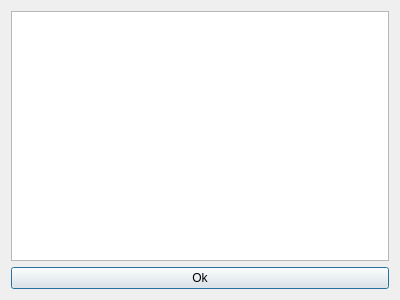
<?xml version="1.0" encoding="UTF-8"?>
<ui version="4.0">
 <class>TotalDetailsDialog</class>
 <widget class="QDialog" name="TotalDetailsDialog">
  <property name="geometry">
   <rect>
    <x>0</x>
    <y>0</y>
    <width>400</width>
    <height>300</height>
   </rect>
  </property>
  <property name="windowTitle">
   <string>Totals Details</string>
  </property>
  <layout class="QGridLayout" name="gridLayout">
   <item row="0" column="0">
    <widget class="QTableWidget" name="table_widget_total_details"/>
   </item>
   <item row="1" column="0">
    <widget class="QPushButton" name="btn_ok">
     <property name="text">
      <string>Ok</string>
     </property>
    </widget>
   </item>
  </layout>
 </widget>
 <resources/>
 <connections/>
</ui>
